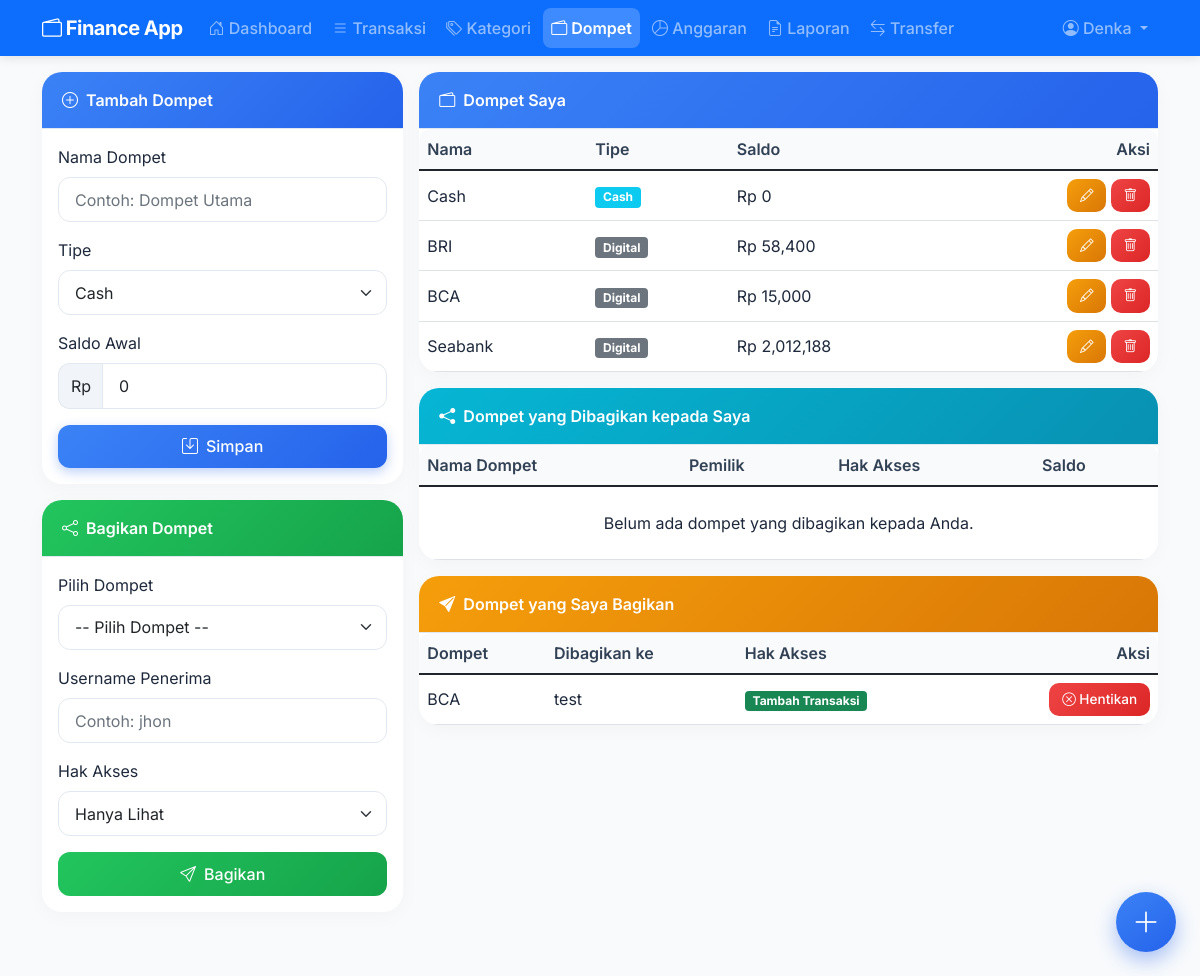
The app's page /wallets (signed in), older data.
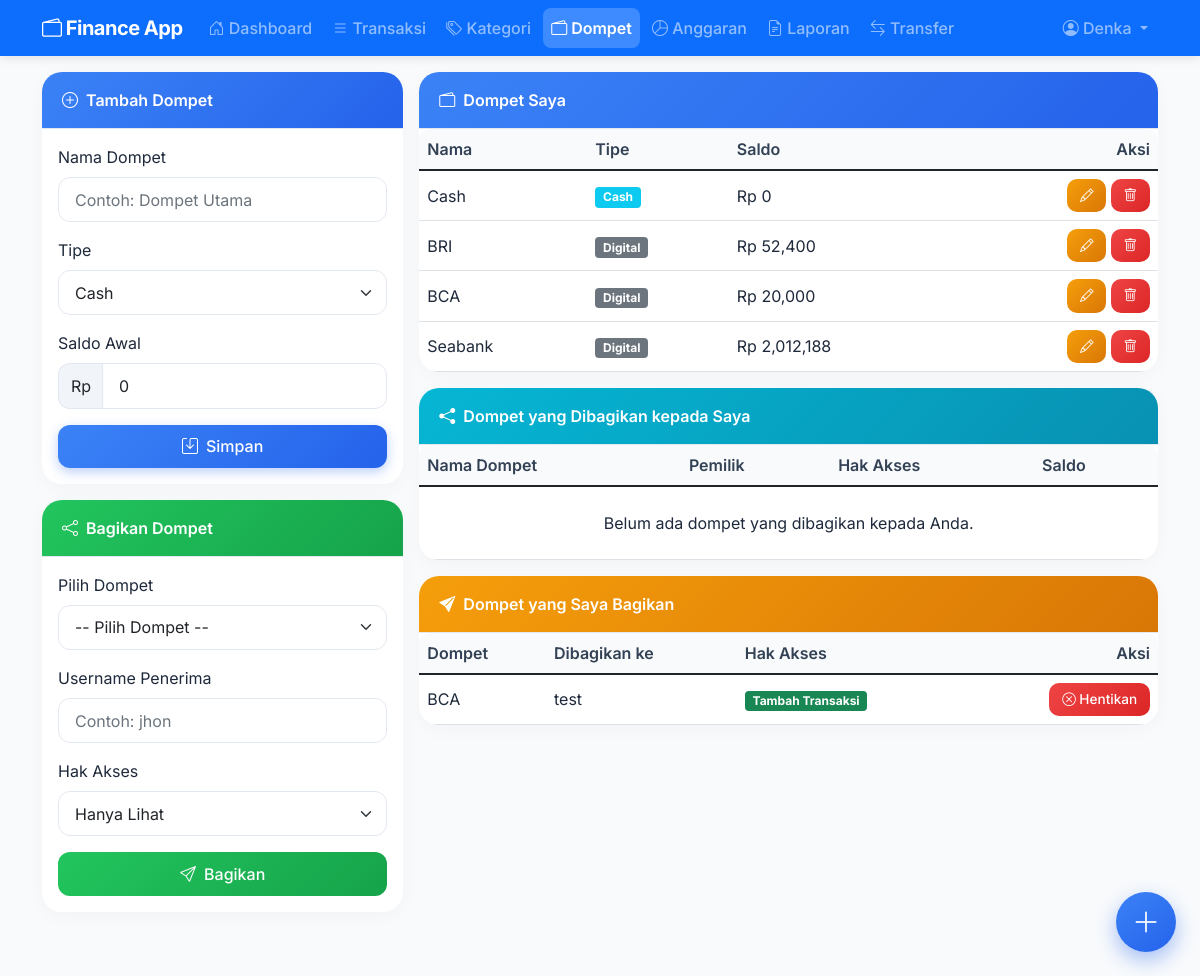
The same page, newer data.
### models.py (models this page shows)
class Wallet(db.Model):
    id = db.Column(db.Integer, primary_key=True)
    name = db.Column(db.String(100), nullable=False)
    type = db.Column(db.String(10))  # 'cash' atau 'digital'
    balance = db.Column(db.Float, default=0.0)
    user_id = db.Column(db.Integer, db.ForeignKey('user.id'), nullable=False)
    transactions = db.relationship('Transaction', backref='wallet', lazy=True, cascade='all, delete-orphan')
    shared_with = db.relationship('SharedWallet', back_populates='wallet', lazy=True, cascade='all, delete-orphan')

### app.py (the view)
@app.route('/wallets')
@login_required
def wallets():
    owned = Wallet.query.filter_by(user_id=current_user.id).all()
    shared = SharedWallet.query.filter_by(shared_with_id=current_user.id).all()
    return render_template('wallets.html', owned=owned, shared=shared)

### app.py (called while the page is built)
@login_manager.user_loader
def load_user(user_id):
    return User.query.get(int(user_id))

### templates/wallets.html (shortened to what the changed rows need)
{% extends "base.html" %}
{% block content %}
<div class="row g-3">
    <div class="col-md-8">
        <div class="card">
            <div class="card-body p-0">
                <div class="table-responsive">
                    <table class="table table-hover align-middle mb-0">
                        <thead>
                            <tr>
                                <th>Nama</th>
                                <th>Tipe</th>
                                <th>Saldo</th>
                                <th class="text-end">Aksi</th>
                            </tr>
                        </thead>
                        <tbody>
                            {% for wallet in owned %}
                            <tr>
                                <td>{{ wallet.name }}</td>
                                <td>
                                    {% if wallet.type == 'cash' %}
                                        <span class="badge bg-info">Cash</span>
                                    {% else %}
                                        <span class="badge bg-secondary">Digital</span>
                                    {% endif %}
                                </td>
                                <td class="fw-semibold">Rp {{ "{:,.0f}".format(wallet.balance) }}</td>
                                <td class="text-end">
                                    <button type="button" class="btn btn-sm btn-warning" data-bs-toggle="modal" data-bs-target="#editWalletModal{{ wallet.id }}">
                                        <i class="bi bi-pencil"></i>
                                    </button>
                                    <a href="{{ url_for('delete_wallet', id=wallet.id) }}" class="btn btn-sm btn-danger delete-confirm">
                                        <i class="bi bi-trash"></i>
                                    </a>
                                </td>
                            </tr>
                            {% else %}
                            <tr>
                                <td colspan="4" class="text-center py-4">Belum ada dompet. Silakan tambah dompet baru.</td>
                            </tr>
                            {% endfor %}
                        </tbody>
                    </table>
                </div>
            </div>
        </div>
        <div class="card mt-3">
            <div class="card-body p-0">
                <div class="table-responsive">
                    <table class="table table-hover align-middle mb-0">
                        <thead>
                            <tr>
                                <th>Nama Dompet</th>
                                <th>Pemilik</th>
                                <th>Hak Akses</th>
                                <th>Saldo</th>
                            </tr>
                        </thead>
                    </table>
                </div>
            </div>
        </div>
        <div class="card mt-3">
            <div class="card-body p-0">
                <div class="table-responsive">
                    <table class="table table-hover align-middle mb-0">
                        <thead>
                            <tr>
                                <th>Dompet</th>
                                <th>Dibagikan ke</th>
                                <th>Hak Akses</th>
                                <th class="text-end">Aksi</th>
                            </tr>
                        </thead>
                        <tbody>
                            {% for wallet in owned %}
                                {% for share in wallet.shared_with %}
                                <tr>
                                    <td>{{ wallet.name }}</td>
                                    <td>{{ share.shared_with_user.username }}</td>
                                    <td>
                                        {% if share.permission == 'view' %}
                                            <span class="badge bg-secondary">Hanya Lihat</span>
                                        {% else %}
                                            <span class="badge bg-success">Tambah Transaksi</span>
                                        {% endif %}
                                    </td>
                                    <td class="text-end">
                                        <a href="{{ url_for('unshare_wallet', id=share.id) }}" class="btn btn-sm btn-danger delete-confirm">
                                            <i class="bi bi-x-circle"></i> Hentikan
                                        </a>
                                    </td>
                                </tr>
                                {% endfor %}
                            {% else %}
                            <tr>
                                <td colspan="4" class="text-center py-4">Anda belum membagikan dompet apapun.</td>
                            </tr>
                            {% endfor %}
                        </tbody>
                    </table>
                </div>
            </div>
        </div>
    </div>
</div>
{% endblock %}

Row changes from the older to the newer data that the page shows:
changed Wallet "BRI": balance "58,400" → "52,400"
changed Wallet "BCA": balance "15,000" → "20,000"
